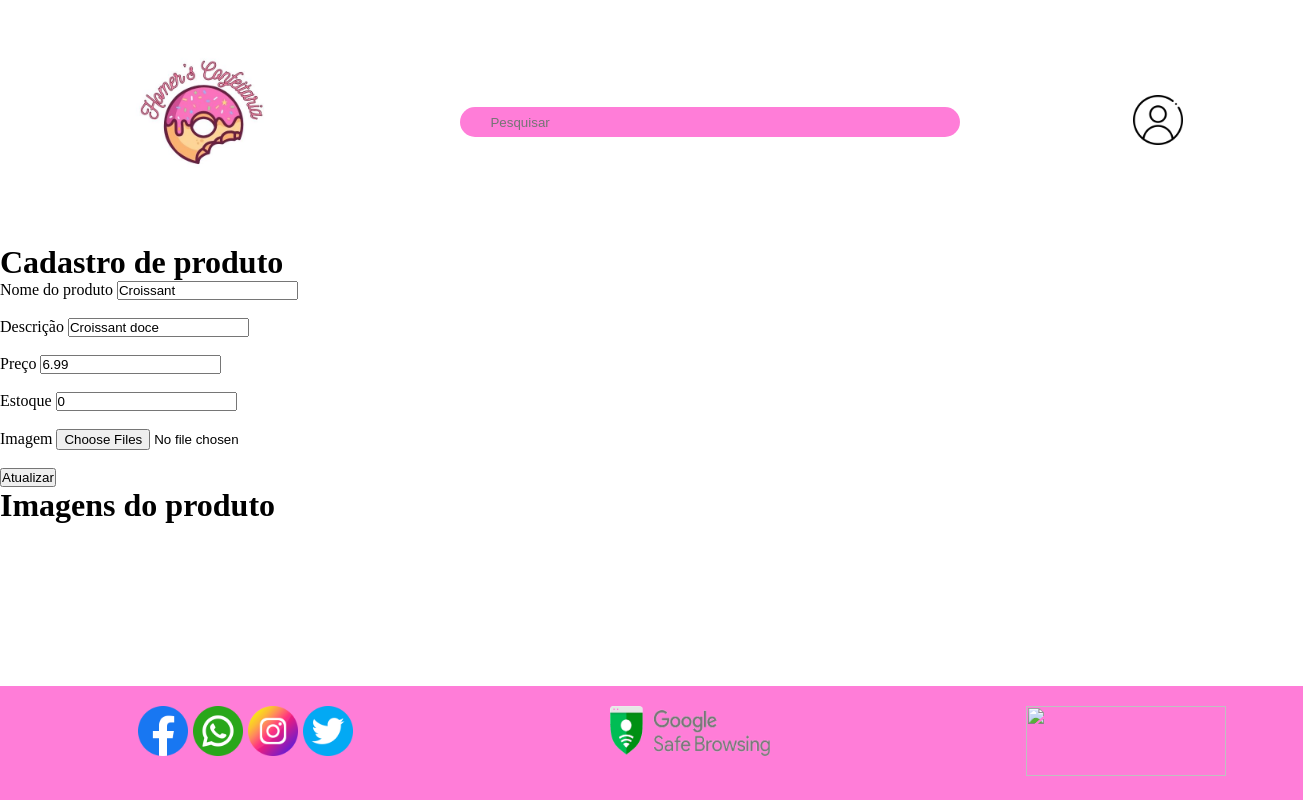
The app's page /editar_produto.php?idProduto=2, older data.
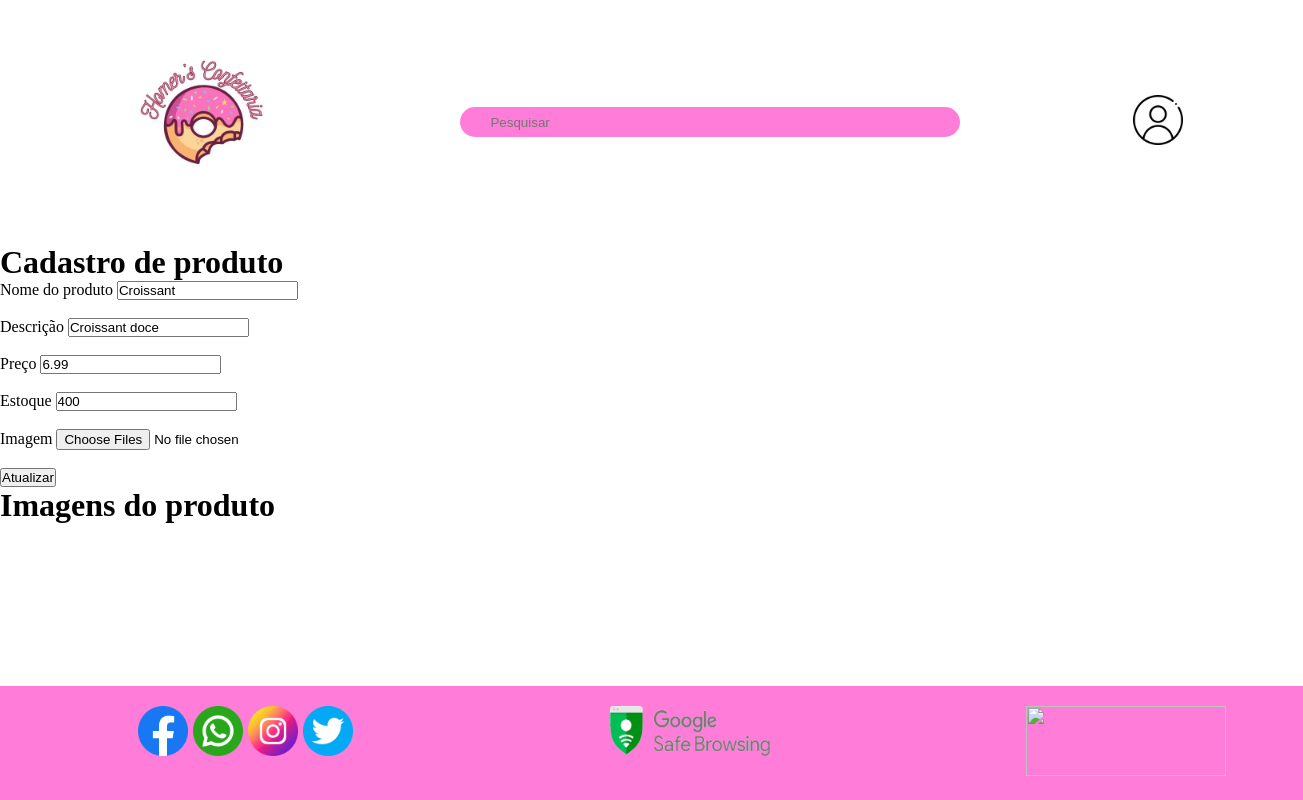
The same page, newer data.
### tables this page shows
create table if not exists `Produto` (
    `idProduto` int not null auto_increment,
    `nomeProd` varchar(50) not null,
    `descricaoProd` varchar(200) not null,
    `preco` decimal(8,2) not null,
    `estoque` int not null,
    `idUsuario` int not null,
    primary key(`idProduto`),
	foreign key(`idUsuario`)
	references `Usuario` (`idUsuario`)
);

### html/editar_produto.php (the view, shortened to what this page needs)
<!DOCTYPE html>
<html lang="en">
<head>
    <link rel="stylesheet"  href="../css/editar_produto.css" />
    <?php
        require "header.php";
        $idProduto = $_GET["idProduto"];
        $comando = "select * from Produto where idProduto=$idProduto";
        $resultado = mysqli_query($conexao, $comando);
        while($linha = mysqli_fetch_assoc($resultado)){
            $nomeProd = $linha["nomeProd"];
            $descricaoProd = $linha["descricaoProd"];
            $preco = $linha["preco"];
            $estoque = $linha["estoque"];
        }
    ?>
</head>
<body>
    <div class="page">
    <form action="../site_php/atualizar_produto.php" method="post" enctype="multipart/form-data" class="formLogin">
        <h1>Cadastro de produto</h1>
        <label for="nome">Nome do produto</label>
        <input type="text" name="nomeProd" value="<?=$nomeProd?>"><br><br>
        <label for="Descri">Descrição</label>
        <input type="text" name="descricaoProd" value="<?=$descricaoProd?>"><br><br>
        <label for="preco">Preço</label>
        <input type="text" name="preco" value="<?=$preco?>"><br><br>
        <label for="estoque">Estoque</label>
        <input type="text" name="estoque" value="<?=$estoque?>"><br><br>
        <label for="Img">Imagem</label>
        <input type="file" name="arquivo[]" multiple="multiple"><br><br>
        <input type="submit" value="Atualizar" class="btn" />
    </form>
    </div>
    <h1>Imagens do produto</h1>
    <?php require "footer.php"?>
</body>
</html>

Row changes from the older to the newer data that the page shows:
changed produto "Croissant": estoque "0" → "400"
